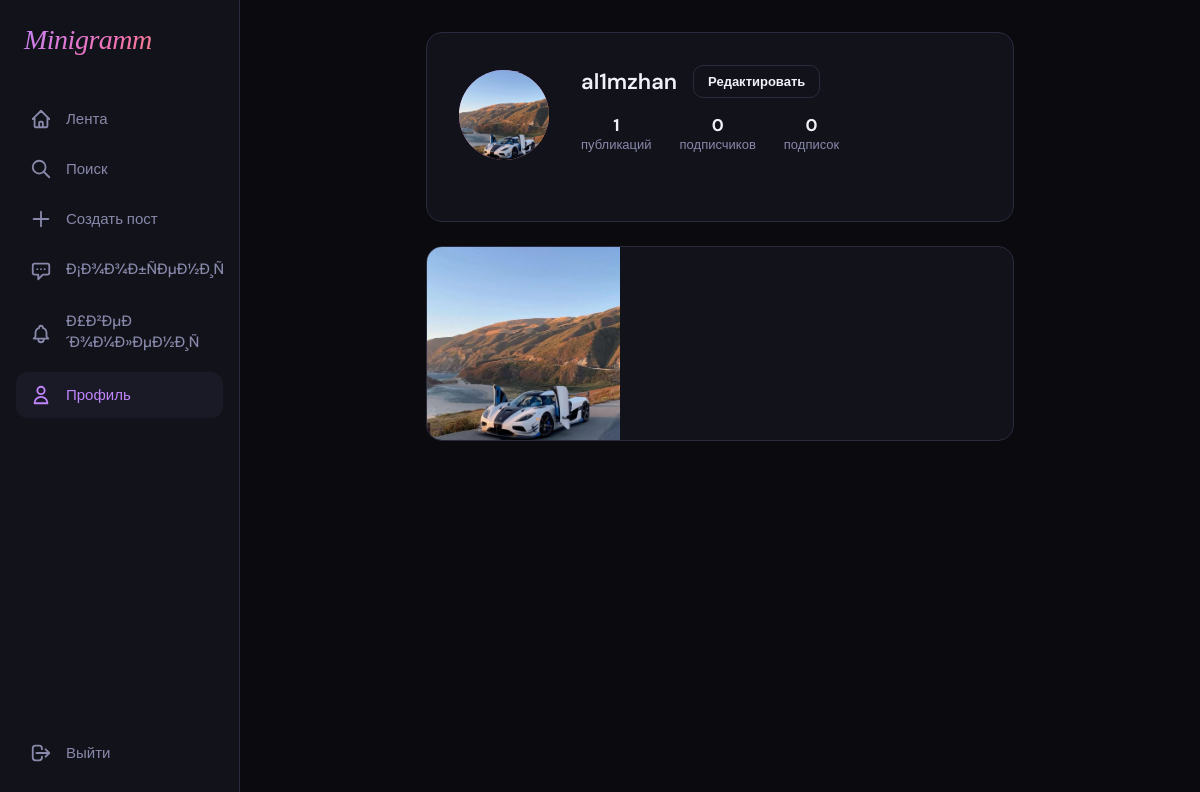
The page /profile/al1mzhan/ (signed in) on the database as committed earlier.
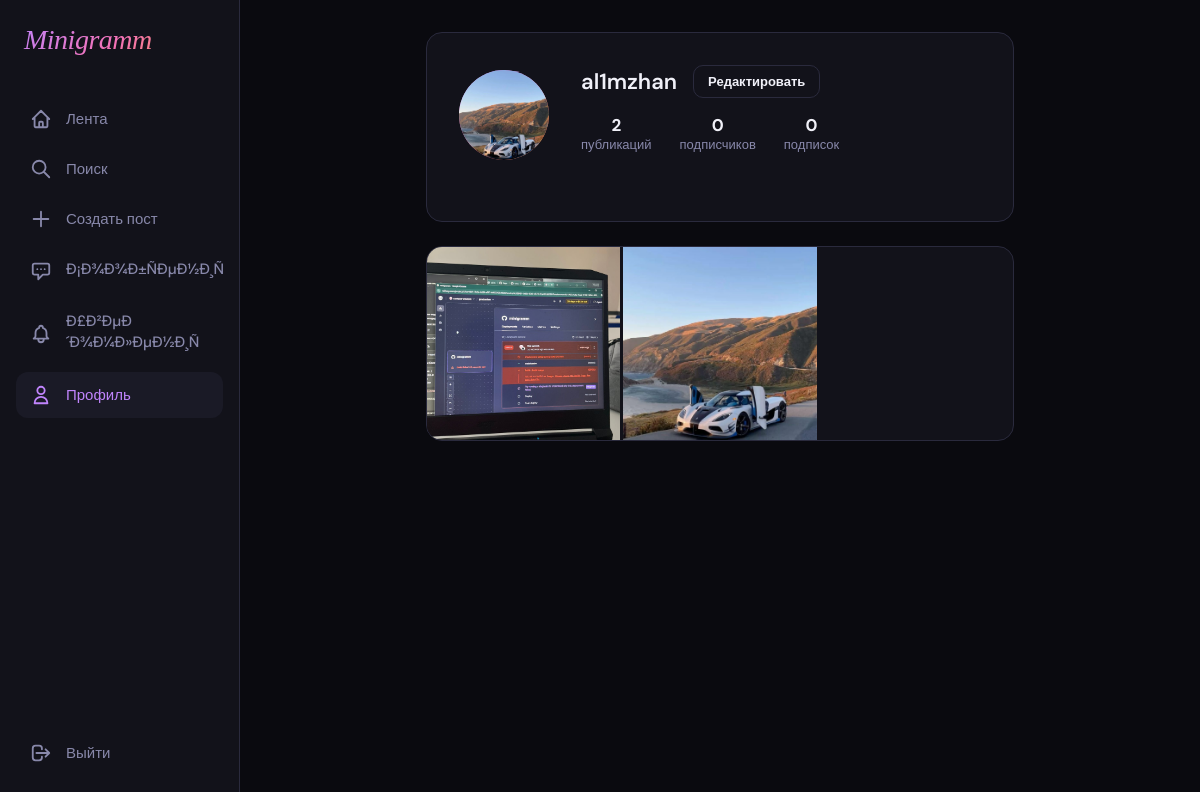
The same page on the database as committed later.
### core/models.py (models this page shows, shortened)
class Profile(models.Model):
    user = models.OneToOneField(User, on_delete=models.CASCADE, related_name='profile')
    bio = models.TextField(max_length=300, blank=True)
    avatar = models.ImageField(upload_to='avatars/', blank=True, null=True)
    followers = models.ManyToManyField(User, related_name='following', blank=True)
    def followers_count(self):
        return self.followers.count()
    def following_count(self):
        return Profile.objects.filter(followers=self.user).count()

class Post(models.Model):
    author = models.ForeignKey(User, on_delete=models.CASCADE, related_name='posts')
    image = models.ImageField(upload_to='posts/', blank=True, null=True)
    caption = models.TextField(max_length=2000, blank=True)
    created_at = models.DateTimeField(default=timezone.now)
    likes = models.ManyToManyField(User, related_name='liked_posts', blank=True)
    class Meta:
        ordering = ['-created_at']
    def likes_count(self):
        return self.likes.count()

### core/views.py (the view)
# urls.py: path('profile/<str:username>/', views.profile, name='profile'),
@login_required
def profile(request, username):
    user = get_object_or_404(User, username=username)
    profile = get_object_or_404(Profile, user=user)
    posts = user.posts.all()
    is_following = profile.followers.filter(id=request.user.id).exists()
    return render(request, 'profile.html', {
        'profile_user': user,
        'profile': profile,
        'posts': posts,
        'is_following': is_following,
    })

### templates/profile.html (shortened to what this page needs)
{% extends 'base.html' %}
{% block content %}
<div class="page">
  <div class="card" style="padding: 32px; margin-bottom: 24px;">
    <div style="display:flex; gap:32px; align-items:center; margin-bottom:24px;">
      <div style="width:90px;height:90px;border-radius:50%;overflow:hidden;background:var(--gradient);display:flex;align-items:center;justify-content:center;font-size:36px;font-weight:700;color:white;flex-shrink:0;">
        {% if profile.avatar %}
          <img src="{{ profile.avatar.url }}" style="width:100%;height:100%;object-fit:cover;" alt="">
        {% else %}
          {{ profile_user.username|first|upper }}
        {% endif %}
      </div>
      <div style="flex:1;">
        <div style="display:flex;align-items:center;gap:16px;margin-bottom:16px;flex-wrap:wrap;">
          <h1 style="font-size:22px;font-weight:600;">{{ profile_user.username }}</h1>
          {% if profile_user == request.user %}
            <a href="{% url 'edit_profile' %}" class="btn btn-outline btn-sm">Редактировать</a>
          {% endif %}
        </div>
        <div style="display:flex;gap:28px;margin-bottom:12px;">
          <div style="text-align:center;">
            <div style="font-weight:700;font-size:17px;">{{ posts.count }}</div>
            <div style="font-size:13px;color:var(--text-muted);">публикаций</div>
          </div>
          <div style="text-align:center;">
            <div style="font-weight:700;font-size:17px;" id="followers-count">{{ profile.followers_count }}</div>
            <div style="font-size:13px;color:var(--text-muted);">подписчиков</div>
          </div>
          <div style="text-align:center;">
            <div style="font-weight:700;font-size:17px;">{{ profile.following_count }}</div>
            <div style="font-size:13px;color:var(--text-muted);">подписок</div>
          </div>
        </div>
      </div>
    </div>
  </div>
  {% if posts %}
  <div class="card" style="overflow:hidden;">
    <div class="profile-grid">
      {% for post in posts %}
      <a href="{% url 'post_detail' post.id %}" class="profile-grid-item">
        {% if post.image %}
          <img src="{{ post.image.url }}" alt="">
        {% else %}
          <div style="width:100%;height:100%;background:var(--surface2);display:flex;align-items:center;justify-content:center;font-size:13px;color:var(--text-muted);padding:12px;text-align:center;">
            {{ post.caption|truncatechars:60 }}
          </div>
        {% endif %}
      </a>
      {% endfor %}
    </div>
  </div>
  {% endif %}
</div>
{% endblock %}

### templates/base.html (shortened to what this page needs)
<!DOCTYPE html>
<html lang="ru">
<head>
</head>
<body>
{% if user.is_authenticated %}
<nav class="nav">
  <div class="nav-logo">Minigramm</div>
  <div class="nav-links">
    <a href="{% url 'feed' %}" class="nav-link {% if request.resolver_match.url_name == 'feed' %}active{% endif %}">
      <svg class="nav-icon" fill="none" viewBox="0 0 24 24" stroke="currentColor">
        <path stroke-linecap="round" stroke-linejoin="round" stroke-width="2" d="M3 12l2-2m0 0l7-7 7 7M5 10v10a1 1 0 001 1h3m10-11l2 2m-2-2v10a1 1 0 01-1 1h-3m-6 0a1 1 0 001-1v-4a1 1 0 011-1h2a1 1 0 011 1v4a1 1 0 001 1m-6 0h6"/>
      </svg>
      Лента
    </a>
    <a href="{% url 'explore' %}" class="nav-link {% if request.resolver_match.url_name == 'explore' %}active{% endif %}">
      <svg class="nav-icon" fill="none" viewBox="0 0 24 24" stroke="currentColor">
        <path stroke-linecap="round" stroke-linejoin="round" stroke-width="2" d="M21 21l-6-6m2-5a7 7 0 11-14 0 7 7 0 0114 0z"/>
      </svg>
      Поиск
    </a>
    <a href="{% url 'create_post' %}" class="nav-link {% if request.resolver_match.url_name == 'create_post' %}active{% endif %}">
      <svg class="nav-icon" fill="none" viewBox="0 0 24 24" stroke="currentColor">
        <path stroke-linecap="round" stroke-linejoin="round" stroke-width="2" d="M12 4v16m8-8H4"/>
      </svg>
      Создать пост
    </a>
    <a href="{% url 'inbox' %}" class="nav-link {% if request.resolver_match.url_name == 'inbox' or request.resolver_match.url_name == 'chat' %}active{% endif %}">
      <svg class="nav-icon" fill="none" viewBox="0 0 24 24" stroke="currentColor">
        <path stroke-linecap="round" stroke-linejoin="round" stroke-width="2" d="M8 10h.01M12 10h.01M16 10h.01M9 16H5a2 2 0 01-2-2V6a2 2 0 012-2h14a2 2 0 012 2v8a2 2 0 01-2 2h-5l-5 5v-5z"/>
      </svg>
      Ð¡Ð¾Ð¾Ð±ÑÐµÐ½Ð¸Ñ
    </a>
    <a href="{% url 'notifications' %}" class="nav-link {% if request.resolver_match.url_name == 'notifications' %}active{% endif %}">
      Ð£Ð²ÐµÐ´Ð¾Ð¼Ð»ÐµÐ½Ð¸Ñ
    </a>
    <a href="{% url 'profile' user.username %}" class="nav-link {% if request.resolver_match.url_name == 'profile' %}active{% endif %}">
      <svg class="nav-icon" fill="none" viewBox="0 0 24 24" stroke="currentColor">
        <path stroke-linecap="round" stroke-linejoin="round" stroke-width="2" d="M16 7a4 4 0 11-8 0 4 4 0 018 0zM12 14a7 7 0 00-7 7h14a7 7 0 00-7-7z"/>
      </svg>
      Профиль
    </a>
  </div>
  <a href="{% url 'logout' %}" class="nav-link" style="margin-top:8px;">
    <svg class="nav-icon" fill="none" viewBox="0 0 24 24" stroke="currentColor">
      <path stroke-linecap="round" stroke-linejoin="round" stroke-width="2" d="M17 16l4-4m0 0l-4-4m4 4H7m6 4v1a3 3 0 01-3 3H6a3 3 0 01-3-3V7a3 3 0 013-3h4a3 3 0 013 3v1"/>
    </svg>
    Выйти
  </a>
</nav>
<div class="main">
{% endif %}
{% block content %}{% endblock %}
{% if user.is_authenticated %}</div>{% endif %}
</body>
</html>

### templates/base.html (style rules this page uses)
*, *::before, *::after { box-sizing: border-box; margin: 0; padding: 0; }
:root { --bg: #0a0a0f; --surface: #12121a; --surface2: #1a1a26; --border: #2a2a3d; --text: #f0f0f8; --text-muted: #8888aa; --accent: #c084fc; --accent2: #f472b6; --accent-glow: rgba(192, 132, 252, 0.15); --gradient: linear-gradient(135deg, #c084fc, #f472b6, #fb923c); --radius: 16px; --nav-w: 240px; }
html { scroll-behavior: smooth; }
body { font-family: 'DM Sans', sans-serif; background: var(--bg); color: var(--text); min-height: 100vh; display: flex; }
.nav { position: fixed; left: 0; top: 0; bottom: 0; width: var(--nav-w); background: var(--surface); border-right: 1px solid var(--border); display: flex; flex-direction: column; padding: 24px 16px; z-index: 100; }
.nav-logo { font-family: 'Playfair Display', serif; font-style: italic; font-size: 28px; background: var(--gradient); -webkit-background-clip: text; -webkit-text-fill-color: transparent; background-clip: text; margin-bottom: 40px; padding: 0 8px; letter-spacing: -0.5px; }
.nav-links { display: flex; flex-direction: column; gap: 4px; flex: 1; }
.nav-link { display: flex; align-items: center; gap: 14px; padding: 12px 14px; border-radius: 12px; text-decoration: none; color: var(--text-muted); font-size: 15px; font-weight: 500; transition: all 0.2s; }
.nav-link:hover, .nav-link.active { background: var(--surface2); color: var(--text); }
.nav-link.active { color: var(--accent); }
.nav-icon { width: 22px; height: 22px; flex-shrink: 0; }
.main { margin-left: var(--nav-w); flex: 1; min-height: 100vh; }
.page { max-width: 620px; margin: 0 auto; padding: 32px 16px; }
.card { background: var(--surface); border: 1px solid var(--border); border-radius: var(--radius); overflow: hidden; transition: border-color 0.2s; }
.btn { display: inline-flex; align-items: center; gap: 8px; padding: 10px 20px; border-radius: 10px; font-size: 14px; font-weight: 600; font-family: 'DM Sans', sans-serif; cursor: pointer; text-decoration: none; transition: all 0.2s; border: none; }
.btn-outline { background: transparent; border: 1px solid var(--border); color: var(--text); }
.btn-sm { padding: 7px 14px; font-size: 13px; }
a { color: var(--accent); }
.profile-grid { display: grid; grid-template-columns: repeat(3, 1fr); gap: 3px; }
.profile-grid-item { aspect-ratio: 1; overflow: hidden; background: var(--surface2); position: relative; cursor: pointer; }
.profile-grid-item img { width: 100%; height: 100%; object-fit: cover; transition: transform 0.3s; }

Rows that differ between the two databases and show on the page:
added Post: image (picture)
Other text that changed with them:
{{ posts.count }}: "1" → "2"
